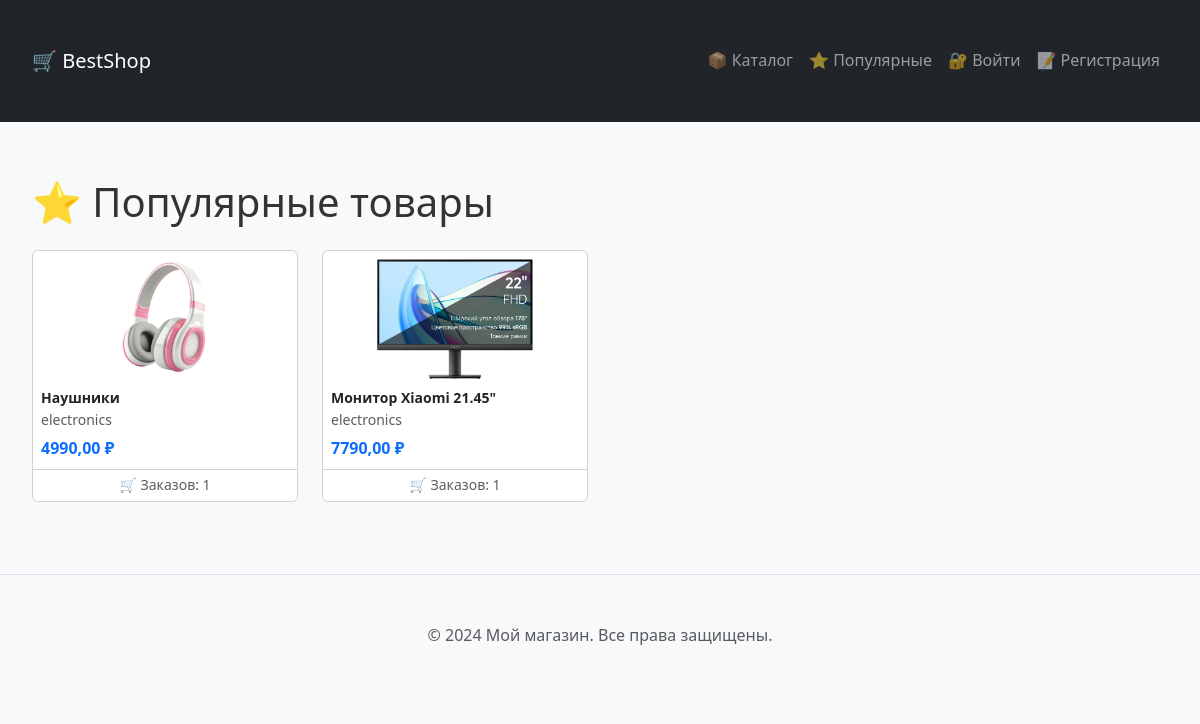
The app's page /shop/popular/ with its own data.
### shop/models.py (models this page shows, shortened)
class Product(models.Model):
    name = models.CharField(max_length=100, verbose_name='Название')
    category = models.ForeignKey(
        Category,
        on_delete=models.CASCADE,
        related_name='products',
        verbose_name='Категория',
    )
    price = models.DecimalField(
        max_digits=10,
        decimal_places=2,
        validators=[MinValueValidator(0)],
        verbose_name='Цена'
    )
    date_added = models.DateTimeField(auto_now_add=True, verbose_name='Дата добавления')
    description = models.TextField(blank=True, verbose_name='Описание')
    image = models.ImageField(
        upload_to='products/%Y/%m/%d/',
        blank=True,
        null=True,
        verbose_name='Изображение товара'
    )
    class Meta:
        verbose_name = 'Продукт'
        verbose_name_plural = 'Продукты'
        ordering = ['-date_added']

class Category(models.Model):
    name = models.CharField(max_length=100, unique=True, verbose_name='Название категории')
    description = models.TextField(blank=True, verbose_name='Описание категории')
    created_at = models.DateTimeField(auto_now_add=True, verbose_name='Дата создания')
    class Meta:
        verbose_name = 'Категория'
        verbose_name_plural = 'Категории'
        ordering = ['name']

### shop/views.py (the view)
# urls.py: path('popular/', views.popular_products_page, name='popular_products'),
def popular_products_page(request):
    products = Product.objects.annotate(
        order_count=Count('orderitem')
    ).filter(order_count__gt=0).order_by('-order_count')[:20]  # Топ-20
    return render(request, 'shop/popular_products.html', {'products': products})

### shop/context_processors.py (called while the page is built)
def cart_count(request):
    if request.user.is_authenticated:
        cart, _ = Cart.objects.get_or_create(user=request.user)
        count = cart.items.count()
    else:
        count = 0
    return {'cart_count': count}

### templates/shop/popular_products.html (shortened to what this page needs)
{% extends 'shop/base.html' %}
{% block content %}
<h1 class="mb-4">⭐ Популярные товары</h1>
<div class="row">
    {% for product in products %}
    <div class="col-md-6 col-lg-4 col-xl-3 mb-3">
        <div class="card h-100">
            <div class="text-center pt-2">
                <a href="{% url 'product_detail' product.id %}">
                    <img src="{% if product.image %}{{ product.image.url }}{% else %}/static/images/no-image.png{% endif %}"
                    style="height: 100px; width: auto; object-fit: contain;" alt="{{ product.name }}">
                </a>
            </div>
            <div class="card-body p-2">
                <div class="fw-bold small">
                    <a href="{% url 'product_detail' product.id %}" class="text-dark text-decoration-none">{{ product.name }}</a>
                </div>
                <div class="text-muted small">{{ product.category.name }}</div>
                <div class="text-primary fw-bold mt-1">{{ product.price }} ₽</div>
            </div>
            <div class="card-footer bg-white text-muted small p-1 text-center">
                🛒 Заказов: {{ product.order_count }}
            </div>
        </div>
    </div>
    {% empty %}
    <div class="col-12">
        <div class="alert alert-info">Популярных товаров пока нет</div>
    </div>
    {% endfor %}
</div>
{% endblock %}

### templates/shop/base.html (shortened to what this page needs)
<!DOCTYPE html>
<html lang="ru">
<head>
    <link href="https://cdn.jsdelivr.net/npm/bootstrap@5.3.0/dist/css/bootstrap.min.css" rel="stylesheet">
    {% load static %}
    <link rel="stylesheet" href="{% static 'css/style.css' %}">
</head>
<body>
    <nav class="navbar navbar-expand-lg navbar-dark bg-dark">
        <div class="container">
            <a class="navbar-brand" href="{% url 'product_catalog' %}">🛒 BestShop</a>
            <div class="collapse navbar-collapse" id="navbarNav">
                <ul class="navbar-nav ms-auto">
                    <li class="nav-item">
                        <a class="nav-link" href="{% url 'product_catalog' %}">📦 Каталог</a>
                    </li>
                    <li class="nav-item">
                        <a class="nav-link" href="{% url 'popular_products' %}">⭐ Популярные</a>
                    </li>
                    {% if user.is_authenticated %}
                        <li class="nav-item">
                            <a class="nav-link" href="{% url 'cart_detail' %}">🛒 Корзина ({{ cart_count }})</a>
                        </li>
                        <li class="nav-item">
                                <form method="post" action="{% url 'logout' %}" style="display: inline;">
                                    {% csrf_token %}
                                    <button type="submit" class="nav-link btn btn-link" style="background: none; border: none; color: white; padding: 0.5rem 1rem;">
                                        🚪 Выйти ({{ user.username }})
                                    </button>
                                </form>
                        </li>
                    {% else %}
                        <li class="nav-item">
                            <a class="nav-link" href="{% url 'login' %}">🔐 Войти</a>
                        </li>
                        <li class="nav-item">
                            <a class="nav-link" href="{% url 'register' %}">📝 Регистрация</a>
                        </li>
                    {% endif %}
                </ul>
            </div>
        </div>
    </nav>
    <main class="container py-4">
        {% block content %}
        {% endblock %}
    </main>
    <footer class="bg-light text-center py-3 mt-4 border-top">
        <div class="container">
            <span class="text-muted">© 2024 Мой магазин. Все права защищены.</span>
        </div>
    </footer>
</body>
</html>

### static/css/style.css (style rules this page uses)
* { margin: 0; padding: 0; box-sizing: border-box; }
body { font-family: 'Segoe UI', Tahoma, Geneva, Verdana, sans-serif; background-color: #f8f9fa; color: #333; line-height: 1.6; }
.container { max-width: 1200px; margin: 2rem auto; padding: 0 2rem; }
.product-card img, .card-img-top, .card img { height: 120px; width: auto; object-fit: contain; display: block; margin: 0 auto; }
.text-center img { max-height: 120px; width: auto; }
.product-card img, .card img { height: 120px !important; width: auto !important; object-fit: contain !important; }

### records on screen
Product: image (picture), name "Наушники", category.name "electronics", price "4990,00", order_count "1"
Product: image (picture), name "Монитор Xiaomi 21.45\"", category.name "electronics", price "7790,00", order_count "1"
